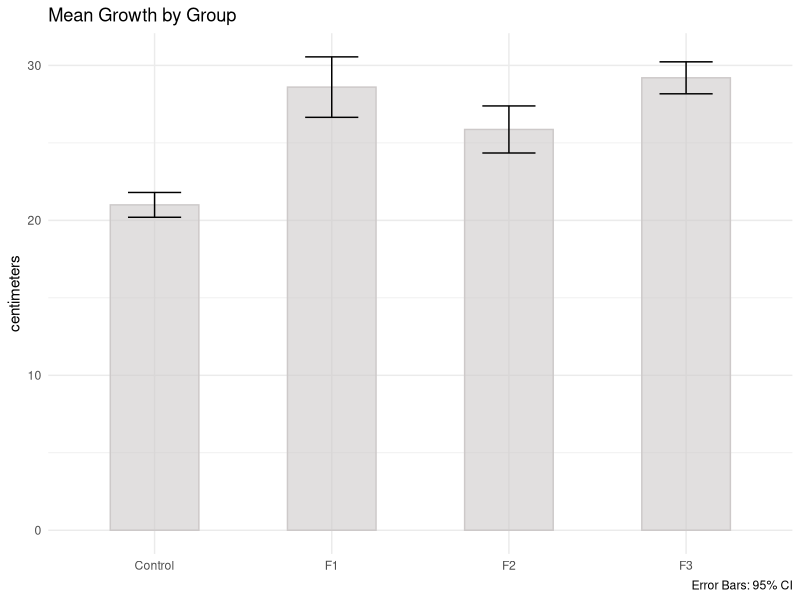
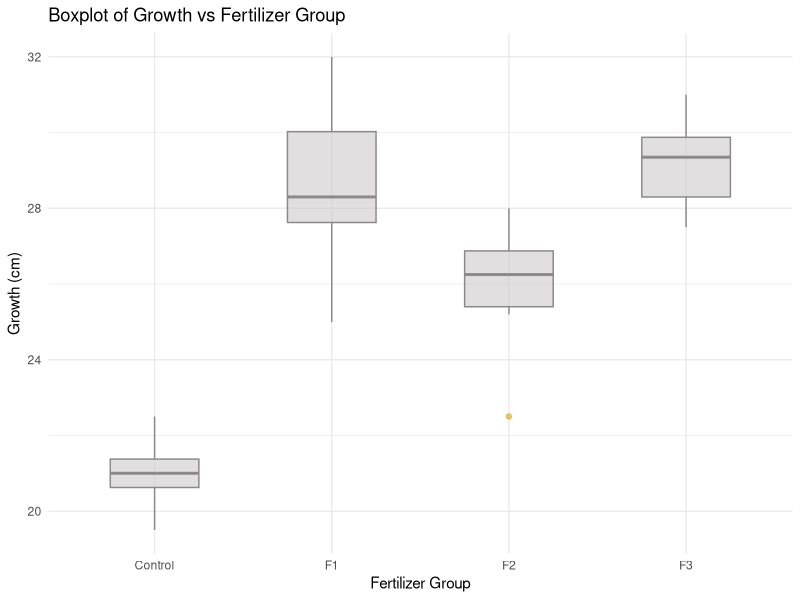
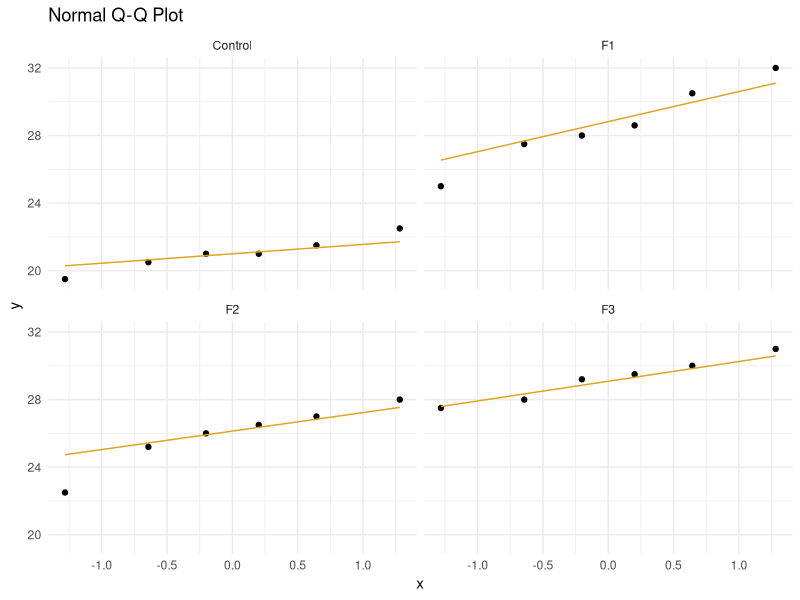
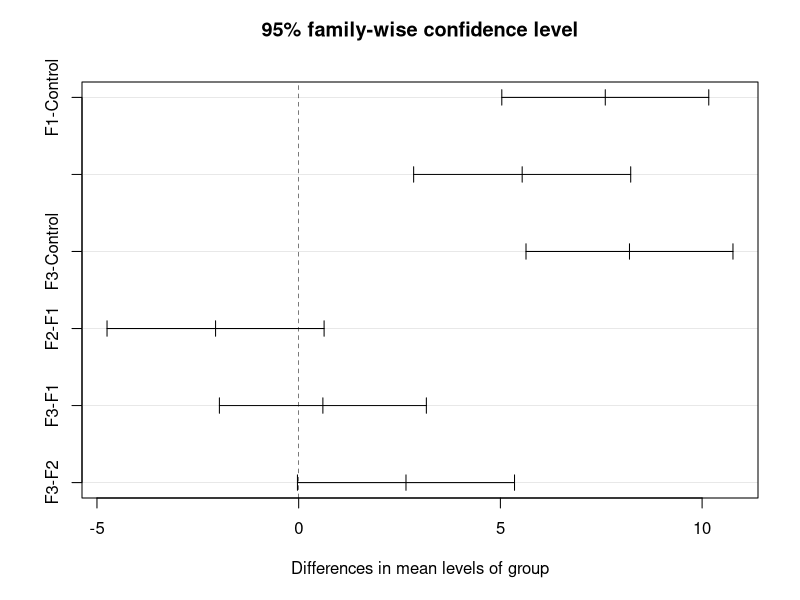

These charts were generated, in order, by the following R code: (Note: this script raises an error after producing the figures.)
## ---- chunk 1
library(tidyverse)
library(broom)
library(flextable)
## ---- chunk 2
tmp <- tribble(
  ~Source, ~SS, ~df, ~MS, ~F,
  "SSR", "$\\sum{n_i(\\bar{Y}_{i.} - \\bar{Y}_{..})^2}$", "$k - 1$", "${SSR}/{(k - 1)}$", "${MSR}/{MSE}$", 
  "SSE", "$\\sum(Y_{ij} - \\bar{Y}_{i.})^2$", "$N - k$", "${SSE}/{(N - k)}$", "",
  "SST", "$\\sum(Y_{ij} - \\bar{Y}_{..})^2$", "$N - 1$", "", ""
)

tmp %>% 
  knitr::kable(tmp, format = "html", caption = "ANOVA Table") %>%
  kableExtra::kable_styling(full_width = TRUE) %>%
  kableExtra::row_spec(row = 0, align = "c") %>%
  kableExtra::footnote(
    general_title = "Note.",
    general = "Compare the *F*-statistic to the *F*-distribution with $k-1$ numerator degrees of freedom and $N-k$ denominator degrees of freedom",
   footnote_as_chunk = TRUE
    )
## ---- chunk 3
greenhouse <- tribble(
  ~group, ~growth,
"Control",      21,
"Control",      19.5,
"Control",      22.5,
"Control",      21.5,
"Control",      20.5,
"Control",      21,
"F1",      32,
"F1",      30.5,
"F1",      25,
"F1",      27.5,
"F1",      28,
"F1",      28.6,
"F2",      22.5,
"F2",      26,
"F2",      28,
"F2",      27,
"F2",      26.5,
'F2',      25.2,
"F3",      28,
"F3",      27.5,
"F3",      31,
"F3",      29.5,
"F3",      30,
"F3",      29.2
) %>%
  mutate(group = factor(group), id = row_number())
skimr::skim(greenhouse)
## ---- chunk 4
greenhouse %>%
  group_by(group) %>%
  summarize(.groups = "drop",
            mean_growth = mean(growth),
            cl_025 = mean_growth + qnorm(.025) * sd(growth) / sqrt(n()),
            cl_975 = mean_growth + qnorm(.975) * sd(growth) / sqrt(n())) %>%
  ggplot(aes(x = group, y = mean_growth)) +
  geom_col(fill = "snow3", color = "snow3", alpha = 0.6, width = 0.5) +
  geom_errorbar(aes(ymin = cl_025, ymax = cl_975, width = 0.3)) +
  theme_minimal() +
  labs(title = "Mean Growth by Group",
       x = NULL, y = "centimeters",
       caption = "Error Bars: 95% CI")
## ---- chunk 5
greenhouse_desc <- greenhouse %>%
  group_by(group) %>%
  summarise(.groups = "drop",
            n = n(),
            mean = mean(growth),
            sd = sd(growth),
            se = sd / sqrt(n),
            ci_l = mean - qnorm(0.975) * se,
            ci_u = mean + qnorm(0.975) * se,
            min = min(growth),
            max = max(growth))

greenhouse_desc %>%
  flextable() %>% 
  set_table_properties(width = 0.8, layout = "autofit") %>%
  set_caption("Descriptive Statistics")
## ---- chunk 6
greenhouse_aov <- aov(growth ~ group, data = greenhouse)
greenhouse_anova <- anova(greenhouse_aov)

greenhouse_anova %>% 
  tidy() %>%
  flextable() %>%
  set_table_properties(width = 0.8, layout = "autofit") %>%
  colformat_num(j = c(3, 4, 5), digits = 1) %>%
  colformat_num(j = 6, digits = 4) %>%
  set_caption("Results of ANOVA for Growth vs Fertilizer Group")
## ---- chunk 7
greenhouse %>%
  ggplot(aes(x = group, y = growth)) +
  geom_boxplot(fill = "snow3", color = "snow4", alpha = 0.6, width = 0.5, 
               outlier.color = "goldenrod") +
  theme_minimal() +
  labs(title = "Boxplot of Growth vs Fertilizer Group",
       y = "Growth (cm)", x = "Fertilizer Group")
## ---- chunk 8
greenhouse_aov <- aov(growth ~ group, data = greenhouse %>% filter(!id == 13))
greenhouse_anova <- anova(greenhouse_aov)

greenhouse_anova %>% 
  tidy() %>%
  flextable() %>%
  set_table_properties(width = 0.8, layout = "autofit") %>%
  colformat_num(j = c(3, 4, 5), digits = 1) %>%
  colformat_num(j = 6, digits = 4) %>%
  set_caption("Results of ANOVA for Growth vs Fertilizer Group") %>%
  footnote(i = 1, j = 1,
           value = as_paragraph("Note: One outlier in group F2 removed."),
           ref_symbols = c(""),
           part = "header", inline = TRUE)
## ---- chunk 9
greenhouse %>%
  ggplot(aes(sample = growth)) +
  stat_qq() +
  stat_qq_line(col = "goldenrod") +
  facet_wrap(~group) +
  theme_minimal() +
  labs(title = "Normal Q-Q Plot")
## ---- chunk 10
x <- by(greenhouse, greenhouse$group, function(x) shapiro.test(x$growth) %>% tidy())

x[1:4] %>%
  bind_rows() %>%
  mutate(group = names(x)) %>%
  dplyr::select(group, everything(), - method) %>%
  flextable() %>% 
  set_table_properties(width = 0.6, layout = "autofit") %>%
  set_caption("Shapiro-Wilk Normality Test")
## ---- chunk 11
greenhouse %>% 
  group_by(group) %>% 
  summarize(.groups = "drop", sd = sd(growth)) %>%
  flextable() %>%
  set_table_properties(width = 0.5, layout = "autofit")
## ---- chunk 12

## ---- chunk 13
bartlett.test(growth ~ group, data = greenhouse)
## ---- chunk 14
plot(TukeyHSD(greenhouse_aov))
## ---- chunk 15
library(MASS)
boxcox(greenhouse_aov, plotit = TRUE)
## ---- chunk 16
pig <- read.delim(file = "input/pig_weight.txt", header = TRUE, sep = ",")
pig <- pig %>%
  gather(key = diet, value = weight) %>%
  mutate(diet = factor(diet))

glimpse(pig)

ggplot(data = pig, aes(x = diet, y = weight)) +
  geom_boxplot()
## ---- chunk 17
layout(rbind(c(1, 2), c(3, 4)))
qqnorm(pig[pig$diet == "Feed.1",]$weight)
qqline(pig[pig$diet == "Feed.1",]$weight)
qqnorm(pig[pig$diet == "Feed.2",]$weight)
qqline(pig[pig$diet == "Feed.2",]$weight)
qqnorm(pig[pig$diet == "Feed.3",]$weight)
qqline(pig[pig$diet == "Feed.3",]$weight)
qqnorm(pig[pig$diet == "Feed.4",]$weight)
qqline(pig[pig$diet == "Feed.4",]$weight)
## ---- chunk 18
bartlett.test(weight ~ diet, data = pig)
## ---- chunk 19
summary(pig.aov <- aov(weight ~ diet, data = pig))
## ---- chunk 20
TukeyHSD(pig.aov)
plot(TukeyHSD(pig.aov))
## ---- chunk 21
library(dplyr)
library(ggplot2)
library(nortest)  # for Anderson-Darling test
library(stats)  # for anova

smoker <- c(1, 1, 1, 1, 1, 1, 1, 1, 1, 
            2, 2, 2, 2, 2, 2, 2, 2, 2, 
            3, 3, 3, 3, 3, 3, 3, 3, 3)
stress <- c(1, 1, 1, 2, 2, 2, 3, 3, 3,
            1, 1, 1, 2, 2, 2, 3, 3, 3,
            1, 1, 1, 2, 2, 2, 3, 3, 3)
oxytime <- c(12.8, 13.5, 11.2, 16.2, 18.1, 17.8, 22.6, 19.3, 18.9,
             10.9, 11.1, 9.8, 15.5, 13.8, 16.2, 20.1, 21.0, 15.9,
             8.7, 9.2, 7.5, 14.7, 13.2, 8.1, 16.2, 16.1, 17.8)
oxy <- data.frame(oxytime, smoker, stress)
oxy$smoker <- ordered(oxy$smoker,
                      levels = c(1, 2, 3),
                      labels = c("non-smoker", "moderate", "heavy"))
oxy$stress <- factor(oxy$stress,
                     labels = c("bicycle", "treadmill", "steps"))

lm_oxy <- lm(oxytime~smoker+stress+smoker*stress, data = oxy)
anova(lm_oxy)
